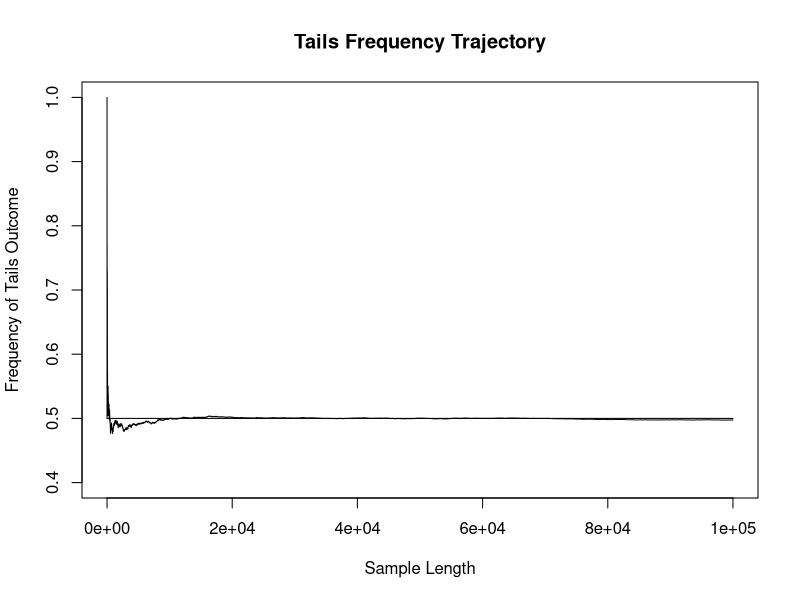
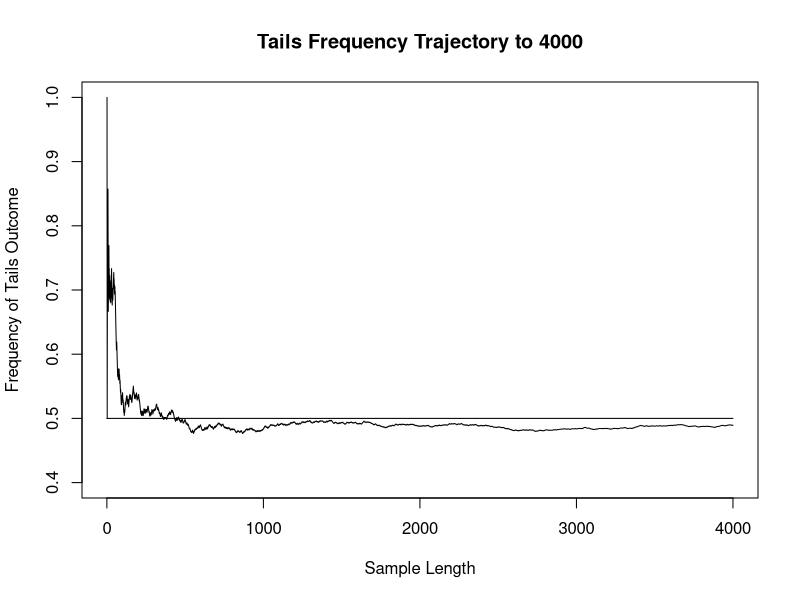
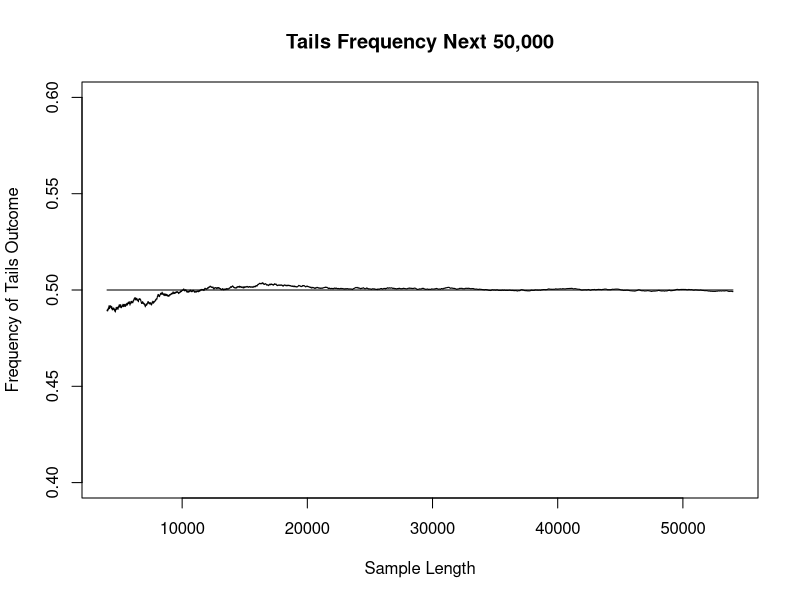

The R script that drew these images, in order:
## ---- chunk 1
# Seed for reproducibility
set.seed(12345)

num.flips <- 100000
#num.flips <- 200000

# Create a random sample of num.flips coin flips, represented by 0 = Heads and 1 = Tails
# Store this sample in the vector flips
flips <- sample(0:1, num.flips, replace = T)

# Create a vector of length num.flips containing the cumulative sum of the flips, 
#   incrementing by 1 for each outcome of Tails
trajectory <- cumsum(flips)

# Create a vector of length num.flips containing the running frequency of tails,
#   with each entry representing the calculated frequency after the nth flip
freq.tails <- trajectory / (1:num.flips)

# Create a line graph of all data in the tails frequency vector
plot(1:length(freq.tails), freq.tails, ylim = c(0.4, 1), type = "l", 
     ylab = "Frequency of Tails Outcome", xlab = "Sample Length", 
     main = "Tails Frequency Trajectory")
lines(c(0, num.flips), c(0.5, 0.5))

# Create a line graph honing in on the first 4000 entries in the tails frequency vector
plot(1:4000, freq.tails[1:4000], ylim = c(0.4, 1), type = "l", 
     ylab = "Frequency of Tails Outcome", xlab = "Sample Length", 
     main = "Tails Frequency Trajectory to 4000")
lines(c(0,4000), c(0.5, 0.5))
## ---- chunk 2
# Create a line graph honing in on the next 50000 entries in the tails frequency vector
plot(4000:54000, freq.tails[4000:54000], ylim = c(0.4, 0.6), type = "l", 
     ylab = "Frequency of Tails Outcome", xlab = "Sample Length", 
     main = "Tails Frequency Next 50,000")
lines(c(4000,54000), c(0.5, 0.5))
## ---- chunk 3
# Seed for reproducibility
set.seed(12345)

# Increase the number of flips
num.flips <- 1000000

# Create a random sample of num.flips coin flips to simulate a gambling game, where
#   $1 0 = Heads and 1 = Tails
flips.wealth <- (sample(0:1, num.flips, replace = T) - 0.5) * 2
(table(flips.wealth))

# Alternate method of producing above sample
set.seed(12345)
flips.wealth <- sample(c(-1, 1), size = num.flips, replace = T)
(table(flips.wealth))
